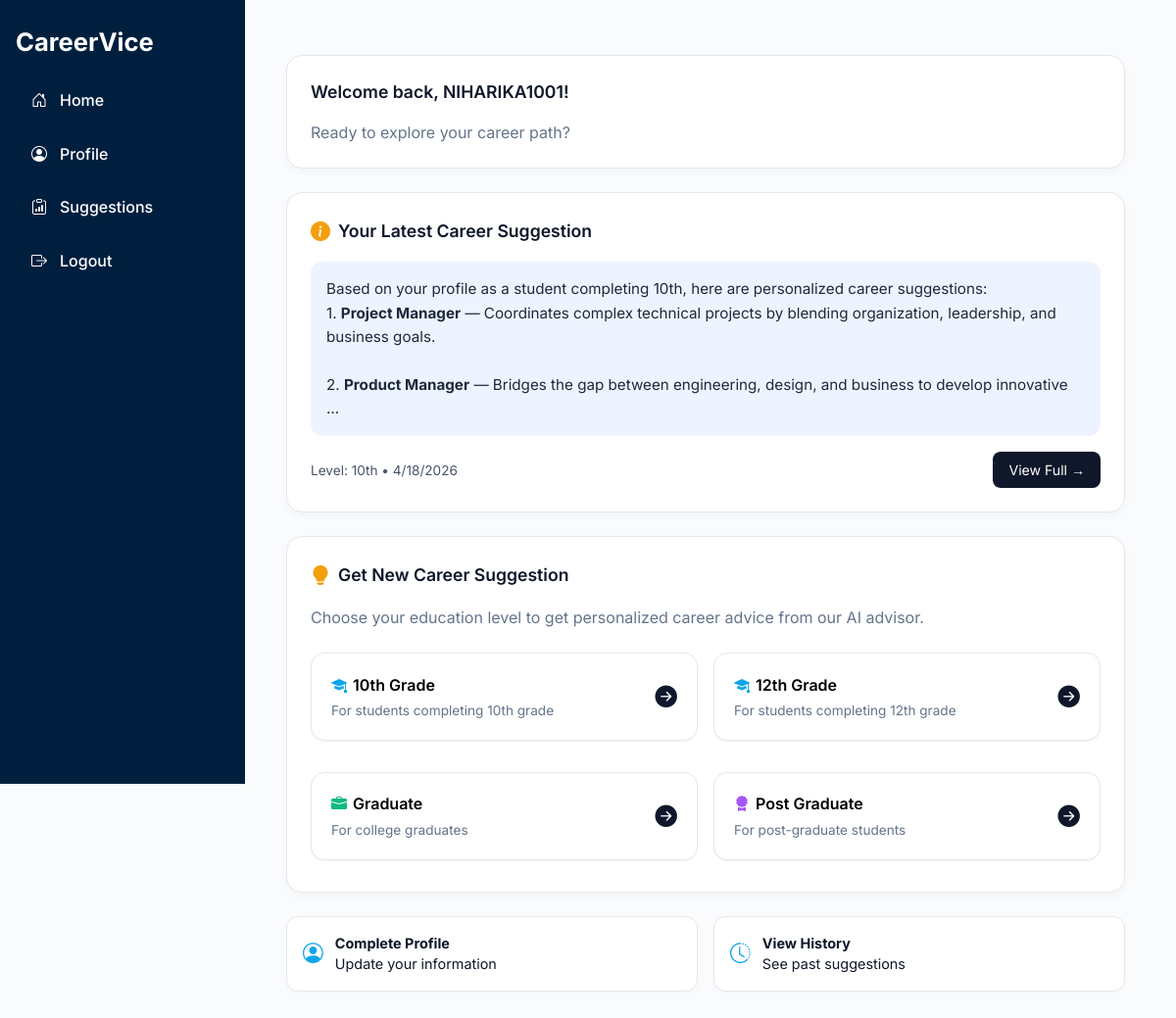
The app's page / (signed in) with its own data.
### CareerViceApp1/models.py (models this page shows)
class CareerSuggestion(models.Model):
    user = models.ForeignKey(User, on_delete=models.CASCADE)
    input_data = models.JSONField()
    suggestion = models.TextField()
    created_at = models.DateTimeField(default=timezone.now)

### CareerViceApp1/views.py (the view)
# urls.py: path('', views.home_view, name='home'),
@login_required
def home_view(request):
    last_suggestion = CareerSuggestion.objects.filter(user=request.user).order_by("-created_at").first()
    return render(request, "home.html", {"last_suggestion": last_suggestion})

### CareerViceApp1/templatetags/custom_filters.py (called while the page is built)
@register.filter
def parse_markdown(value):
    if not isinstance(value, str):
        return value
    value = re.sub(r'\*\*(.*?)\*\*', r'<b>\1</b>', value)
    value = value.replace('\n', '<br><br>')
    return mark_safe(value)

@register.filter
def split(value, delimiter=","):
    return value.split(delimiter)

### CareerViceApp1/templates/home.html (shortened to what this page needs)
{% extends 'base.html' %}
{% load custom_filters %}
{% block content %}
<div class="dashboard-container">
  <div class="card-box">
    <div class="section-title">
      Welcome back, {{ request.user.get_full_name|default:request.user.username }}!
    </div>
    <div style="color: #64748b;">Ready to explore your career path?</div>
  </div>
  {% if last_suggestion %}
  <div class="card-box">
    <div class="section-title">
      <i class="bi bi-info-circle-fill"></i> Your Latest Career Suggestion
    </div>
    <div class="suggestion-box">
      Based on your profile as a student completing {{ last_suggestion.input_data.level|default:"10th" }}, here are personalized career suggestions:<br>
      {{ last_suggestion.suggestion|parse_markdown|truncatewords_html:30 }}
    </div>
    <div class="suggestion-footer">
      <span>Level: {{ last_suggestion.input_data.level|default:"10th" }} • {{ last_suggestion.created_at|date:"n/j/Y" }}</span>
      <a href="{% url 'result' %}" class="btn-view">View Full →</a>
    </div>
  </div>
  {% endif %}
  <div class="card-box">
    <div class="section-title">
      <i class="bi bi-lightbulb-fill"></i> Get New Career Suggestion
    </div>
    <p style="color: #64748b;">Choose your education level to get personalized career advice from our AI advisor.</p>
    <div class="qual-grid">
      {% with qualifications="10th,12th,grad,pg" %}
      {% for q in qualifications|split %}
      <form method="post" action="{% url 'load_form' %}">
        <button type="submit" class="qual-box">
          <div class="qual-left">
            <div class="qual-title">
               {% if q == "10th" %}
                  <i class="bi bi-mortarboard-fill" style="margin-right:6px; color:#0ea5e9;"></i>10th Grade
               {% elif q == "12th" %}
                  <i class="bi bi-mortarboard-fill" style="margin-right:6px; color:#0ea5e9;"></i>12th Grade
               {% elif q == "grad" %}
                  <i class="bi bi-briefcase-fill" style="margin-right:6px; color:#10b981;"></i>Graduate
               {% else %}
                  <i class="bi bi-award-fill" style="margin-right:6px; color:#a855f7;"></i>Post Graduate
                {% endif %}
             </div>
            <div class="qual-sub">
              {% if q == "10th" %}For students completing 10th grade{% elif q == "12th" %}For students completing 12th grade{% elif q == "grad" %}For college graduates{% else %}For post-graduate students{% endif %}
            </div>
          </div>
          <div class="qual-btn"><i class="bi bi-arrow-right-circle-fill"></i></div>
        </button>
      </form>
      {% endfor %}
      {% endwith %}
    </div>
  </div>
  <div class="quick-actions">
    <a href="{% url 'profile' %}" class="action-box">
      <i class="bi bi-person-circle"></i>
      <div>
        <strong>Complete Profile</strong><br>
        Update your information
      </div>
    </a>
    <a href="{% url 'suggestions' %}" class="action-box">
      <i class="bi bi-clock-history"></i>
      <div>
        <strong>View History</strong><br>
        See past suggestions
      </div>
    </a>
  </div>
</div>
{% endblock %}

### CareerViceApp1/static/style.css (style rules this page uses)
:root { --primary-color: #001f3f; --text-color: #fff; }
body { font-family: 'Segoe UI', sans-serif; margin: 0; padding: 0; background: #f4f4f4; }

### CareerViceApp1/templates/home.html (style rules this page uses)
body { background-color: #f9fbfd; font-family: 'Inter', sans-serif; }
.dashboard-container { max-width: 1140px; margin: 0 auto; padding: 1.5rem 1.25rem; width: 100%; }
.card-box { background: #ffffff; border-radius: 16px; border: 1px solid #e5e7eb; padding: 1.5rem; margin-bottom: 1.5rem; box-shadow: 0 4px 8px rgba(0, 0, 0, 0.03); }
.section-title { font-weight: 600; font-size: 1.1rem; color: #0f172a; display: flex; align-items: center; margin-bottom: 1rem; }
.section-title i { color: #f59e0b; font-size: 1.25rem; margin-right: 0.5rem; }
.suggestion-box { background: #eef4ff; padding: 1rem; border-radius: 12px; font-size: 0.95rem; color: #1e293b; line-height: 1.6; }
.suggestion-footer { display: flex; justify-content: space-between; align-items: center; margin-top: 1rem; font-size: 0.85rem; color: #475569; }
.btn-view { background-color: #0f172a; color: white; padding: 0.5rem 1rem; border-radius: 8px; text-decoration: none; font-size: 0.88rem; transition: 0.2s ease; }
.qual-grid { display: grid; grid-template-columns: repeat(2, 1fr); gap: 1rem; }
.qual-box { border: 1px solid #e5e7eb !important; border-radius: 14px; padding: 1.2rem 1.25rem; background: #ffffff !important; display: flex; align-items: center; justify-content: space-between; width: 100%; cursor: pointer; text-align: left; color: #111827; box-shadow: 0 1px 2px rgba(0, 0, 0, 0.05); transition: box-shadow 0.2s ease; margin: 8px 0; }
.qual-box .qual-left { display: flex; flex-direction: column; }
.qual-title { font-weight: 600; font-size: 1rem; margin-bottom: 0.3rem; color:black; }
.qual-sub { font-size: 0.85rem; color: #64748b; }
.qual-btn { font-size: 1.4rem; color: #0f172a; margin-left: 1rem; }
.quick-actions { display: grid; grid-template-columns: repeat(2, 1fr); gap: 1rem; margin-top: 1rem; }
.action-box { background: #ffffff; border: 1px solid #e5e7eb; padding: 1rem; border-radius: 12px; display: flex; align-items: center; gap: 0.75rem; font-size: 0.9rem; color: #0f172a; transition: 0.2s ease; box-shadow: 0 2px 5px rgba(0, 0, 0, 0.02); text-decoration: none; }
.action-box i { font-size: 1.3rem; color: #0ea5e9; }
a { text-decoration: none; color: inherit; }

### records on screen
CareerSuggestion: input_data.level "10th", suggestion|parse_markdown "1. Project Manager — Coordinates complex technical projects by blending organization, leadership, and business goals. 2. Product Manager — Bridges the gap between engineering, design, and business to develop innovative …", created_at "4/18/2026"

### other values on screen
{{ request.user.get_full_name|default:request.user.username }} "NIHARIKA1001"
